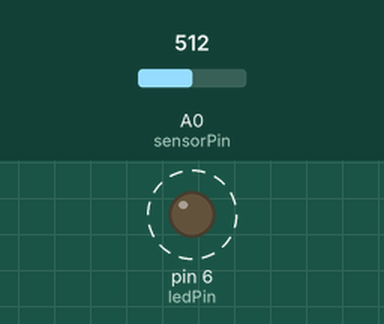
A sketch run on a simulated Arduino Uno, built with avr-gcc and run on an emulated ATmega328P. On the bench: output pins drawn as LEDs (lit = HIGH). Dashed ring = blinking. Inputs (shaded band) come from the test bench; at power-on: A0 (sensorPin) = 512.

Above: at 1.8 s.
1.9 s: A0 (sensorPin) set to 0
At 3.3 s:
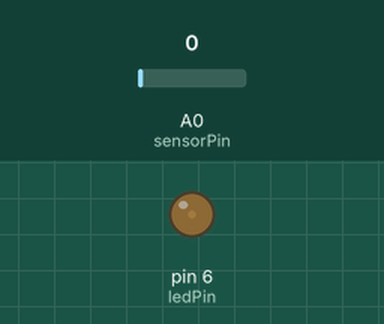
3.6 s: A0 (sensorPin) set to 122
At 3.9 s:
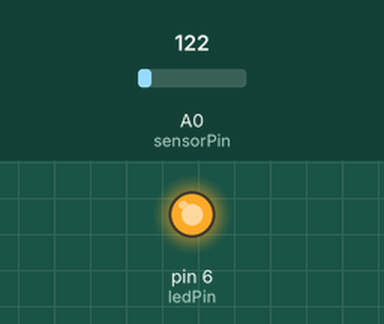
Timing chart, 0 to 13.1 s (numbered marks = the images above; inputs shaded):
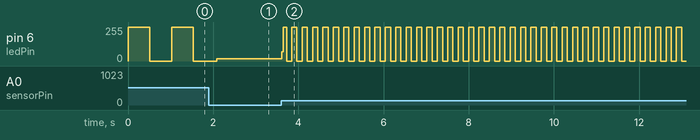

The sketch:

kod04.ino
```cpp
#define LED_RED 6

int sensorPin = A0;   // select the input pin for the potentiometer
int ledPin = LED_RED; // select the pin for the LED
int sensorValue = 0;  // variable to store the value coming from the sensor

void setup()
{
    // declare the ledPin as an OUTPUT:
    pinMode(ledPin, OUTPUT);
}

void loop()
{
    // read the value from the sensor:
    sensorValue = analogRead(sensorPin);
    // turn the ledPin on
    digitalWrite(ledPin, HIGH);
    // stop the program for <sensorValue> milliseconds:
    delay(sensorValue);
    // turn the ledPin off:
    digitalWrite(ledPin, LOW);
    // stop the program for for <sensorValue> milliseconds:
    delay(sensorValue);
}
```

Measured:
- after the input at 3.6 s, pin 6 (ledPin): 18/255 → 70/255 at once, then moves between 0/255 and 255/255, repeating every 0.24 s
- by itself, pin 6 (ledPin): alternates 255/255 for 0.51 s and 0/255 for 0.51 s
